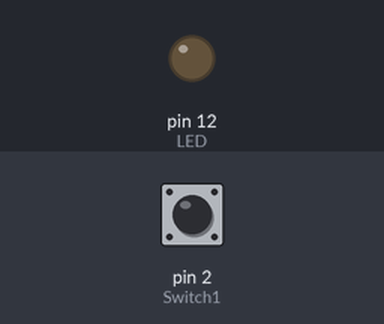
Recording of a sketch running on a simulated Arduino Uno, built with avr-gcc and run on an emulated ATmega328P. Shown: output pins drawn as LEDs (lit = HIGH). Inputs (shaded band) come from the test bench; at power-on: pin 2 (Switch1) LOW.

Above: at 1.2 s.
1.3 s: pin 2 (Switch1) pulled HIGH for 0.15 s
At 1.37 s:
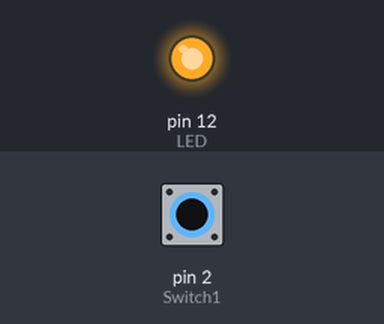
2.9 s: pin 2 (Switch1) pulled HIGH for 3.2 s
At 6.4 s:
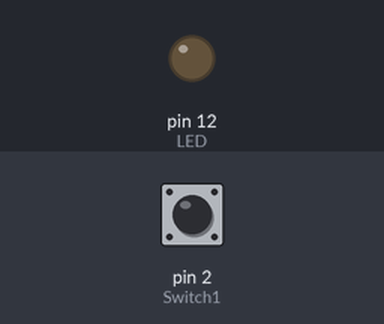
Timing chart, 0 to 7.9 s (numbered marks = the images above; inputs shaded):
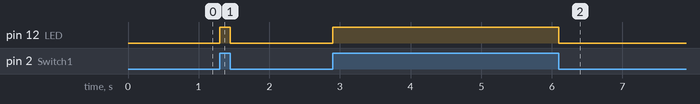

The sketch:

day03.ino
```cpp
/*
  Wiring up an external LED to be powered constantly from the Uno with a 220 resistor.
  1. Start by defining the pins that were used from the Uno board
  2. In the loop, we will toggle the power output to pin 12, which will make the LED blink
*/

int LED = 12; // 12 in the digital power pin which the + end of the LED is linked to in the bread board
int Switch1 = 2; // Pin 2 will be the output pin for the switch

void setup()
{
  pinMode(LED, OUTPUT); // declaring pin 12 as an OUTPUT for the board.
  pinMode(Switch1, INPUT);
}

// optionally, we can make the light blink by toggle the Write power from high to low on 1000ms intervals.
void loop()
{
  if (digitalRead(Switch1) == 1){
    digitalWrite(LED, HIGH);
  } else {
    digitalWrite(LED, LOW);
  }
}
```

Measured:
- after the input at 1.3 s, pin 12 (LED): LOW → HIGH at once, → LOW 0.15 s later
- after the input at 2.9 s, pin 12 (LED): LOW → HIGH at once, → LOW 3.2 s later
